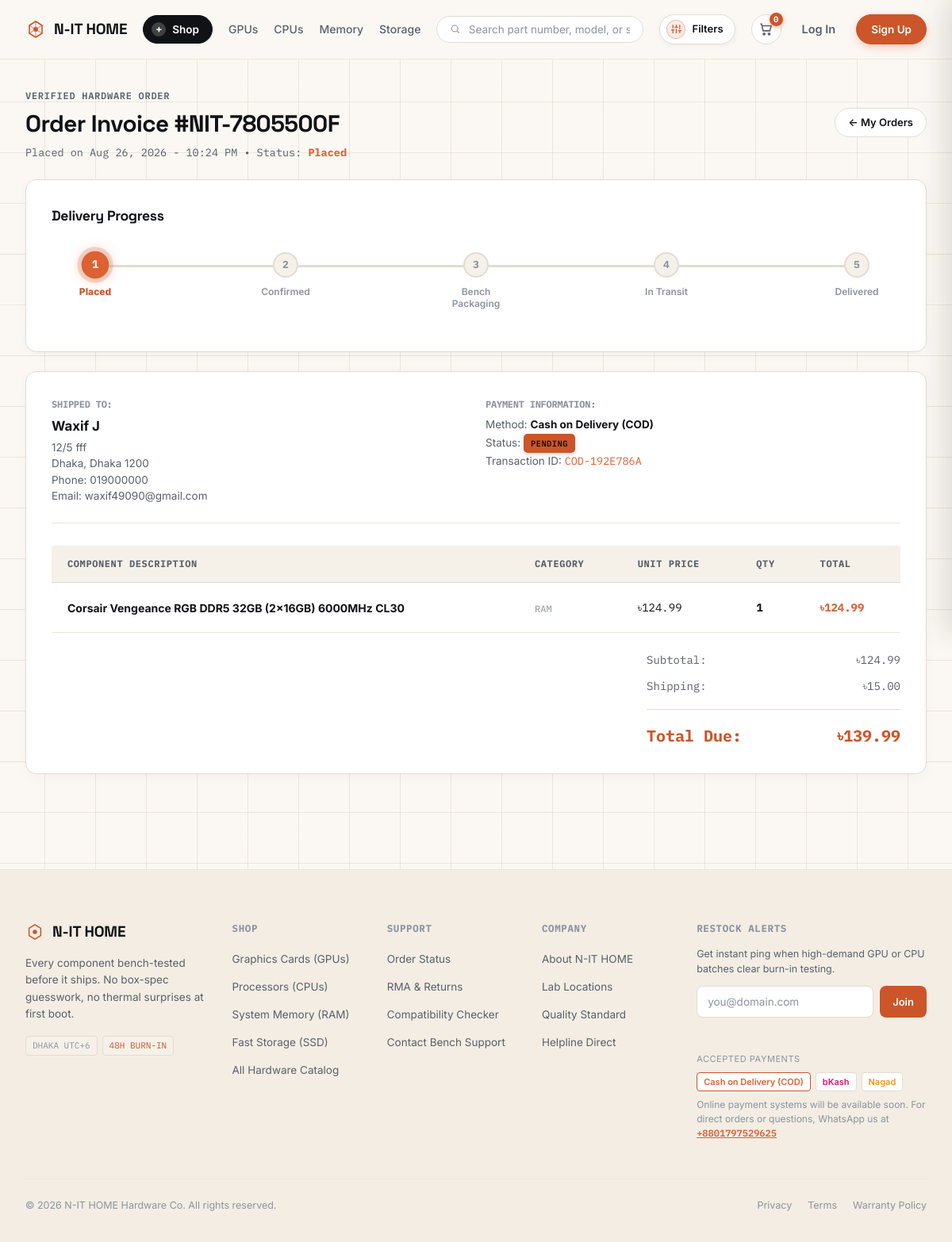
Before: /orders/invoice/NIT-7805500F/ with the older database file.
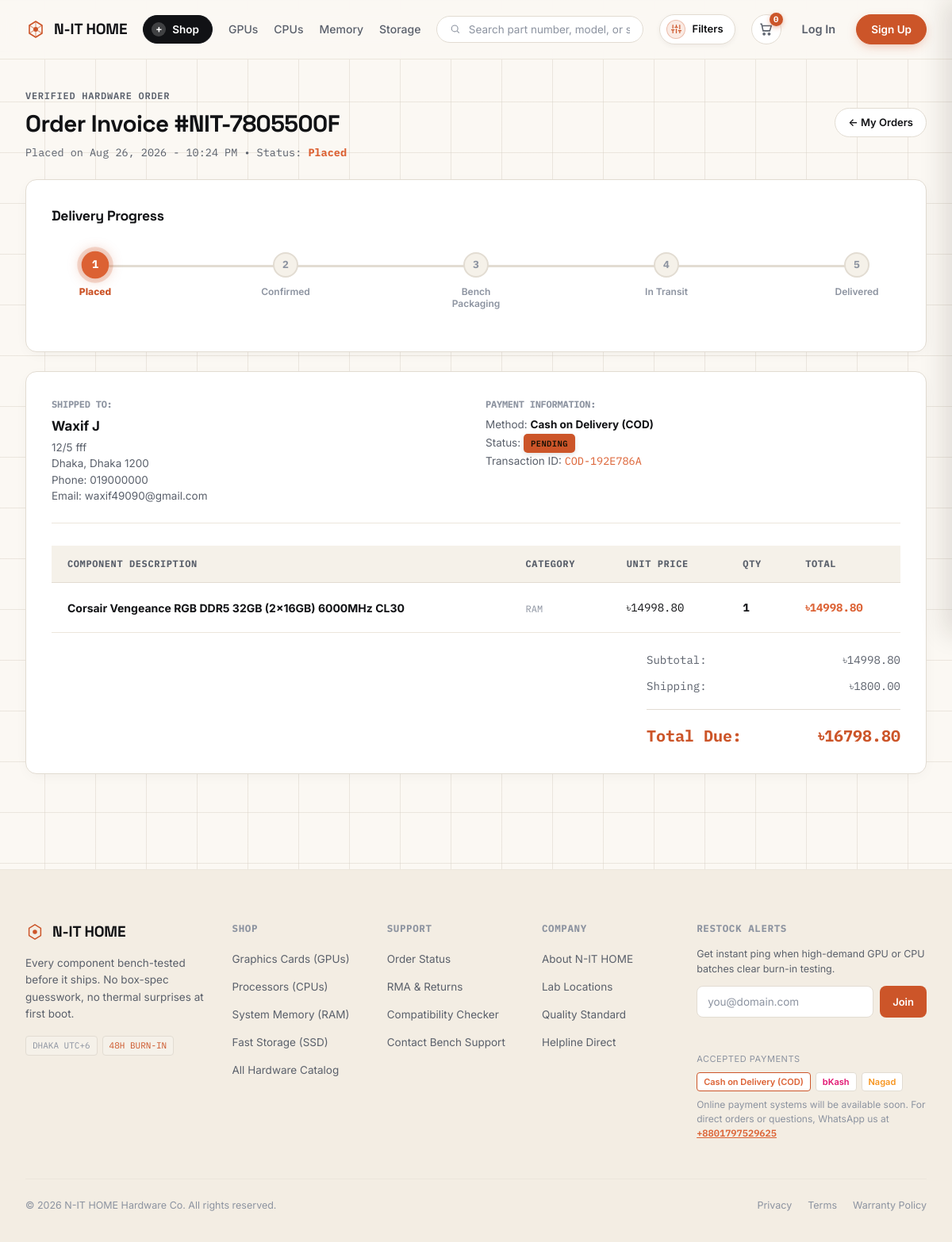
After: the same page with the newer database file.
### orders/models.py (models this page shows, shortened)
class OrderItem(models.Model):
    order = models.ForeignKey(Order, on_delete=models.CASCADE, related_name='items')
    product = models.ForeignKey(Product, on_delete=models.PROTECT, related_name='order_items')
    product_name = models.CharField(max_length=255)
    unit_price = models.DecimalField(max_digits=12, decimal_places=2)
    quantity = models.PositiveIntegerField(default=1)
    line_total = models.DecimalField(max_digits=12, decimal_places=2)

class Order(models.Model):
    STATUS_CHOICES = (
        ('PENDING', 'Placed'),
        ('CONFIRMED', 'Confirmed'),
        ('PACKAGING', 'Bench Packaging'),
        ('SHIPPED', 'In Transit'),
        ('DELIVERED', 'Delivered'),
        ('CANCEL_REQUESTED', 'Cancellation Requested'),
        ('CANCELLED', 'Cancelled'),
    )
    PAYMENT_METHOD_CHOICES = (
        ('COD', 'Cash on Delivery (COD)'),
        ('BKASH', 'bKash Mobile Financial Service'),
        ('NAGAD', 'Nagad Mobile Financial Service'),
    )
    order_number = models.CharField(max_length=32, unique=True, editable=False)
    user = models.ForeignKey(
        settings.AUTH_USER_MODEL,
        on_delete=models.SET_NULL,
        null=True,
        blank=True,
        related_name='orders'
    )
    full_name = models.CharField(max_length=120)
    email = models.EmailField()
    phone = models.CharField(max_length=20)
    street_address = models.CharField(max_length=255)
    city = models.CharField(max_length=100)
    state_or_division = models.CharField(max_length=100, blank=True)
    postal_code = models.CharField(max_length=20)
    country = models.CharField(max_length=100, default='Bangladesh')
    order_notes = models.TextField(blank=True, null=True)
    subtotal = models.DecimalField(max_digits=12, decimal_places=2, default=0.0)
    shipping_fee = models.DecimalField(max_digits=12, decimal_places=2, default=0.0)
    total_amount = models.DecimalField(max_digits=12, decimal_places=2)
    status = models.CharField(max_length=20, choices=STATUS_CHOICES, default='PENDING')
    payment_method = models.CharField(max_length=20, choices=PAYMENT_METHOD_CHOICES, default='COD')
    is_paid = models.BooleanField(default=False)
    created_at = models.DateTimeField(auto_now_add=True)
    updated_at = models.DateTimeField(auto_now=True)
    class Meta:
        ordering = ['-created_at']
    @property
    def payment_status(self) -> str:
        return 'PAID' if self.is_paid else 'PENDING'
    @property
    def status_step_index(self) -> int:
        steps = {
            'PENDING': 1,
            'CONFIRMED': 2,
            'PACKAGING': 3,
            'SHIPPED': 4,
            'DELIVERED': 5,
            'CANCEL_REQUESTED': 0,
            'CANCELLED': 0,
        }
        return steps.get(self.status, 1)
    @property
    def progress_percentage(self) -> int:
        percentages = {
            'PENDING': 0,
            'CONFIRMED': 25,
            'PACKAGING': 50,
            'SHIPPED': 75,
            'DELIVERED': 100,
            'CANCEL_REQUESTED': 0,
            'CANCELLED': 0,
        }
        return percentages.get(self.status, 0)

### payments/models.py (models this page shows, shortened)
class Payment(models.Model):
    STATUS_CHOICES = (
        ('PENDING', 'Pending'),
        ('SUCCESS', 'Successful / Completed'),
        ('FAILED', 'Failed'),
        ('CANCELLED', 'Cancelled by User'),
    )
    order = models.ForeignKey(Order, on_delete=models.CASCADE, related_name='payments')
    method = models.CharField(max_length=20)
    transaction_id = models.CharField(max_length=64, unique=True, default=uuid.uuid4)
    amount = models.DecimalField(max_digits=10, decimal_places=2)
    currency = models.CharField(max_length=10, default='BDT')
    status = models.CharField(max_length=20, choices=STATUS_CHOICES, default='PENDING')
    gateway_reference = models.CharField(max_length=100, blank=True, null=True)
    raw_response = models.TextField(blank=True, null=True, help_text='Server-side gateway audit log')
    created_at = models.DateTimeField(auto_now_add=True)
    updated_at = models.DateTimeField(auto_now=True)
    class Meta:
        ordering = ['-created_at']

### products/models.py (models this page shows, shortened)
class Product(models.Model):
    RAM_CAPACITY_CHOICES = [
        ('8gb', '8GB'),
        ('16gb', '16GB'),
        ('32gb', '32GB'),
        ('64gb', '64GB'),
        ('128gb', '128GB'),
    ]
    GPU_VRAM_CHOICES = [
        ('8gb', '8GB'),
        ('12gb', '12GB'),
        ('16gb', '16GB'),
        ('24gb', '24GB'),
        ('32gb', '32GB'),
        ('64gb', '64GB'),
        ('96gb', '96GB'),
    ]
    RAM_TYPE_CHOICES = [
        ('ddr3', 'DDR3'),
        ('ddr4', 'DDR4'),
        ('ddr5', 'DDR5'),
    ]
    SSD_CAPACITY_CHOICES = [
        ('512gb', '512GB'),
        ('1tb', '1TB'),
        ('2tb', '2TB'),
        ('4tb', '4TB'),
        ('8tb', '8TB'),
    ]
    SSD_GENERATION_CHOICES = [
        ('gen3', 'Gen 3'),
        ('gen4', 'Gen 4'),
        ('gen5', 'Gen 5'),
    ]
    GENERATION_CHOICES = SSD_GENERATION_CHOICES
    PCIE_VERSION_CHOICES = [
        ('pcie3', 'PCIe 3.0'),
        ('pcie4', 'PCIe 4.0'),
        ('pcie5', 'PCIe 5.0'),
    ]
    CPU_SERIES_CHOICES = [
        ('i3', 'Intel Core i3'),
        ('i5', 'Intel Core i5'),
        ('i7', 'Intel Core i7'),
        ('i9', 'Intel Core i9'),
        ('ryzen3', 'AMD Ryzen 3'),
        ('ryzen5', 'AMD Ryzen 5'),
        ('ryzen7', 'AMD Ryzen 7'),
        ('ryzen9', 'AMD Ryzen 9'),
        ('snapdragon', 'Qualcomm Snapdragon'),
        ('other', 'Other / Workstation'),
    ]
    name = models.CharField(max_length=255)
    slug = models.SlugField(max_length=280, unique=True)
    category = models.ForeignKey(Category, on_delete=models.CASCADE, related_name='products')
    brand = models.CharField(max_length=100)
    price = models.DecimalField(max_digits=12, decimal_places=2)
    original_price = models.DecimalField(max_digits=12, decimal_places=2, null=True, blank=True)
    stock_qty = models.PositiveIntegerField(default=10)
    short_description = models.TextField(max_length=500, help_text='Short teaser shown in listing cards')
    long_description = models.TextField(help_text='Detailed markdown/HTML rich description with performance specs')
    thumbnail = models.ImageField(upload_to='products/thumbs/', blank=True, null=True)
    thumbnail_url = models.URLField(max_length=500, blank=True, null=True, help_text='CDN or web fallback image')
    video_url = models.URLField(max_length=500, blank=True, null=True, help_text='Direct MP4 video stream URL')
    is_featured = models.BooleanField(default=False)
    warranty = models.CharField(max_length=100, default='3 Years Manufacturer Warranty')
    rating = models.DecimalField(max_digits=3, decimal_places=1, default=4.9)
    review_count = models.PositiveIntegerField(default=48)
    ram_capacity = models.CharField(max_length=20, choices=RAM_CAPACITY_CHOICES, blank=True, null=True, help_text='RAM capacity e.g. 8GB, 16GB, 32GB, 64GB')
    ram_type = models.CharField(max_length=20, choices=RAM_TYPE_CHOICES, blank=True, null=True, help_text='RAM standard e.g. DDR3, DDR4, DDR5')
    gpu_vram = models.CharField(max_length=20, choices=GPU_VRAM_CHOICES, blank=True, null=True, help_text='GPU dedicated VRAM e.g. 8GB, 12GB, 16GB, 24GB, 32GB, 64GB, 96GB')
    ssd_capacity = models.CharField(max_length=20, choices=SSD_CAPACITY_CHOICES, blank=True, null=True, help_text='SSD storage capacity e.g. 512GB, 1TB, 2TB, 4TB')
    generation = models.CharField(max_length=20, choices=SSD_GENERATION_CHOICES, blank=True, null=True, help_text='SSD generation e.g. Gen 3, Gen 4, Gen 5')
    pcie_version = models.CharField(max_length=20, choices=PCIE_VERSION_CHOICES, blank=True, null=True, help_text='PCIe interface e.g. PCIe 3.0, PCIe 4.0, PCIe 5.0')
    cpu_series = models.CharField(max_length=30, choices=CPU_SERIES_CHOICES, blank=True, null=True, help_text='CPU series e.g. Intel Core i3/i5/i7/i9 or AMD Ryzen 3/5/7/9')
    cpu_cores = models.PositiveSmallIntegerField(blank=True, null=True, help_text='CPU physical core count (e.g. 4, 6, 8, 12, 16, 24)')
    cpu_threads = models.PositiveSmallIntegerField(blank=True, null=True, help_text='CPU thread count (e.g. 8, 12, 16, 24, 32)')
    created_at = models.DateTimeField(auto_now_add=True)
    updated_at = models.DateTimeField(auto_now=True)
    class Meta:
        ordering = ['-created_at']

class Category(models.Model):
    name = models.CharField(max_length=100, unique=True)
    slug = models.SlugField(max_length=120, unique=True)
    description = models.TextField(blank=True)
    icon_svg = models.TextField(blank=True, help_text='Inline SVG or icon representation')
    class Meta:
        verbose_name_plural = 'Categories'
        ordering = ['name']

### orders/views.py (the view)
# urls.py: path('invoice/<str:order_number>/', OrderDetailView.as_view(), name='order_detail'),
class OrderDetailView(DetailView):
    model = Order
    template_name = 'orders/order_detail.html'
    context_object_name = 'order'
    slug_field = 'order_number'
    slug_url_kwarg = 'order_number'
    def get_context_data(self, **kwargs) -> dict[str, Any]:
        context = super().get_context_data(**kwargs)
        context['title'] = f"Invoice #{self.object.order_number}"
        context['items'] = self.object.items.select_related('product')
        return context

### cart/context_processors.py (called while the page is built)
def cart(request: HttpRequest) -> dict[str, Any]:
    return {'cart': Cart(request)}

### core/context_processors.py (called while the page is built)
def site_context(request: HttpRequest) -> dict[str, Any]:
    categories = Category.objects.all().order_by('name')
    unread_count = 0
    recent_notifications = []
    if request.user.is_authenticated:
        unread_count = Notification.objects.filter(user=request.user, is_read=False).count()
        recent_notifications = Notification.objects.filter(user=request.user)[:5]
    return {
        'site_name': 'N-IT HOME',
        'site_tagline': 'Premium PC Hardware & Components',
        'currency_symbol': '৳',
        'currency_code': 'BDT',
        'nav_categories': categories,
        'unread_notifications_count': unread_count,
        'recent_notifications': recent_notifications,
    }

### templates/orders/order_detail.html (shortened to what the changed rows need)
{% extends 'base.html' %}
{% block content %}
<div class="wrap" style="padding-top: 32px; padding-bottom: 56px;">
    <div style="display: flex; justify-content: space-between; align-items: center; margin-bottom: 24px; flex-wrap: wrap; gap: 14px;">
        <div>
            <span class="eyebrow mono" style="margin-bottom: 4px;">Verified Hardware Order</span>
            <h1 style="font-size: 1.85rem; font-weight: 700; color: var(--text); margin-bottom: 4px;">
                Order Invoice #{{ order.order_number }}
            </h1>
            <div style="font-size: 13.5px; color: var(--text-dim); font-family: var(--font-mono);">
                Placed on {{ order.created_at|date:"M d, Y - h:i A" }} • Status: <strong style="color: var(--copper-bright);">{{ order.get_status_display }}</strong>
            </div>
        </div>
    </div>
    <div class="invoice-card">
        <div style="display: grid; grid-template-columns: 1fr 1fr; gap: 24px; margin-bottom: 28px; padding-bottom: 24px; border-bottom: 1px solid var(--line-soft);">
            <div>
                <h4 style="font-size: 12px; text-transform: uppercase; color: var(--text-faint); margin-bottom: 6px; font-family: var(--font-mono);">Shipped To:</h4>
                <div style="font-weight: 700; font-size: 1.05rem; color: var(--text);">{{ order.full_name }}</div>
                <div style="color: var(--text-dim); font-size: 13.5px; margin-top: 4px; line-height: 1.5;">
                    {{ order.street_address }}<br>
                    {{ order.city }}, {{ order.state_or_division }} {{ order.postal_code }}<br>
                    Phone: {{ order.phone }}<br>
                    Email: {{ order.email }}
                </div>
            </div>
            <div>
                <div style="font-size: 13.5px; color: var(--text-dim); line-height: 1.6;">
                    Method: <strong style="color: var(--text);">{{ order.get_payment_method_display }}</strong><br>
                    Status:
                    {% if order.payment_status == 'PAID' %}
                        <span class="badge" style="position: static; background: var(--ok); color: #161005;">PAID</span>
                    {% elif order.payment_status == 'PENDING' %}
                        <span class="badge" style="position: static; background: var(--copper); color: #161005;">PENDING</span>
                    {% else %}
                        <span class="badge" style="position: static;">{{ order.get_payment_status_display }}</span>
                    {% endif %}
                    <br>
                    {% if order.payments.first %}
                        Transaction ID: <span style="font-family: var(--font-mono); color: var(--copper-bright);">{{ order.payments.first.transaction_id }}</span>
                    {% endif %}
                </div>
            </div>
        </div>
        <table class="cart-table" style="margin-bottom: 24px;">
            <thead>
                <tr>
                    <th>Component Description</th>
                    <th>Category</th>
                    <th>Unit Price</th>
                    <th>Qty</th>
                    <th>Total</th>
                </tr>
            </thead>
            <tbody>
                {% for item in items %}
                    <tr>
                        <td>
                            <strong style="color: var(--text);">{{ item.product_name }}</strong>
                        </td>
                        <td>
                            <span class="mono" style="font-size: 12px; color: var(--text-faint);">{{ item.product.category.name|default:'Hardware' }}</span>
                        </td>
                        <td>
                            <span class="mono">৳{{ item.unit_price }}</span>
                        </td>
                        <td>
                            <span class="mono" style="font-weight: 700;">{{ item.quantity }}</span>
                        </td>
                        <td>
                            <span class="mono" style="font-weight: 700; color: var(--copper-bright);">৳{{ item.line_total }}</span>
                        </td>
                    </tr>
                {% endfor %}
            </tbody>
        </table>
        <div style="max-width: 320px; margin-left: auto;">
            <div class="summary-row">
                <span>Subtotal:</span>
                <span>৳{{ order.subtotal }}</span>
            </div>
            <div class="summary-row">
                <span>Shipping:</span>
                <span>৳{{ order.shipping_fee }}</span>
            </div>
            <div class="summary-total-row">
                <span>Total Due:</span>
                <span>৳{{ order.total_amount }}</span>
            </div>
        </div>
    </div>
</div>
{% endblock %}

Changed rows visible on the page:
changed Order "NIT-7805500F": subtotal "124.99" → "14998.80"; shipping_fee "15.00" → "1800.00"; total_amount "139.99" → "16798.80"
changed OrderItem "Corsair Vengeance RGB DDR5 32GB (2x16GB) 6000MHz CL30": unit_price "124.99" → "14998.80"; line_total "124.99" → "14998.80"
